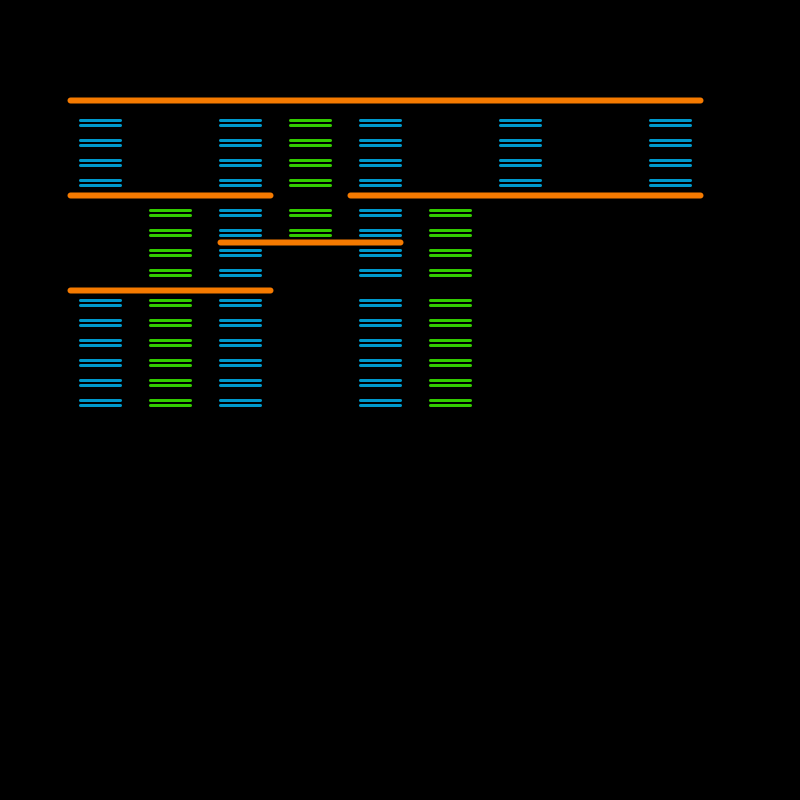
Frame 1 (no input)
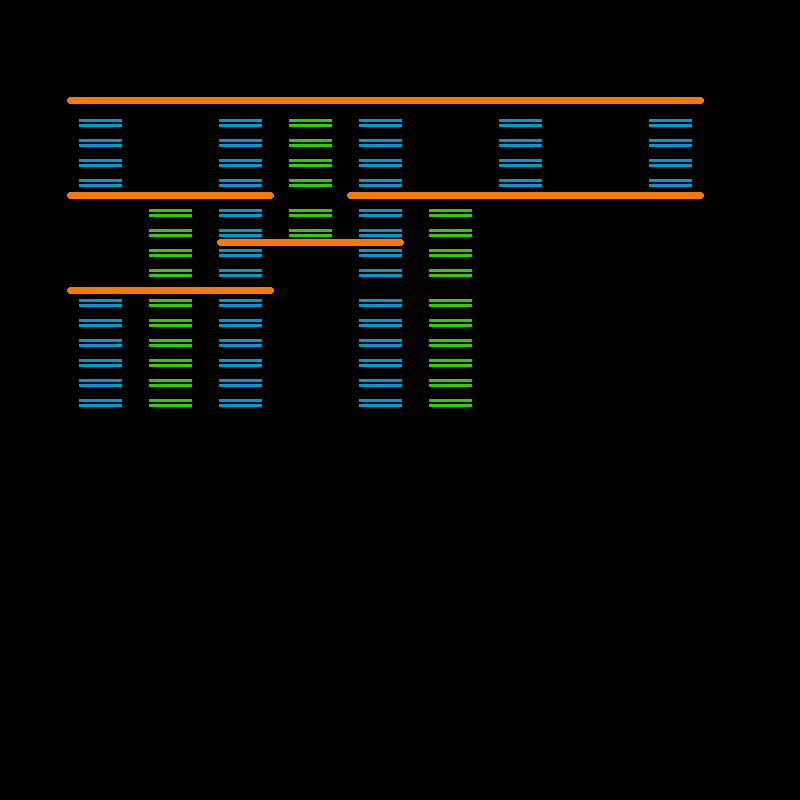
Frame 60 (the mouse pressed at the canvas centre just before this capture)
Frame 120 (the mouse held since frame 60 and released just before this capture): identical to frame 60, image omitted

The Processing sketch that drew these frames (run headless with seeded random() and noise(); from frame 60 on, the mouse is pressed at the canvas centre):

// Processing sketch: processing_5130
// ── processing_5130.pde







  

  
        void setup (){
        size (800,800); 
        background (0);

      }
      
      void draw () {
        stroke  (245,122,0);
        strokeWeight (6);
        line (70,100,700,100); 
        
     
      

        stroke (0,153,204);
        strokeWeight (3);
        line (80,120,120,120);
        
        stroke (0,153,204);
        strokeWeight (3);
        line (80,125,120,125);
        
        
        stroke (0,153,204);
        strokeWeight (3);
        line (80,140,120,140);
         
         stroke (0,153,204);
        strokeWeight (3);
        line (80,145,120,145);
        
        stroke (0,153,204);
        strokeWeight (3);
        line (80,160,120,160);
        
        stroke (0,153,204);
        strokeWeight (3);
        line (80,165,120,165);
        
        stroke (0,153,204);
        strokeWeight (3);
        line (80,180,120,180);
        
        stroke (0,153,204);
        strokeWeight (3);
        line (80,185,120,185);
        
        stroke (0,153,204);
        strokeWeight (3);
        line (260,120,220,120);

        stroke (0,153,204);
        strokeWeight (3);
        line (260,125,220,125);
        
         stroke (0,153,204);
        strokeWeight (3);
        line (260,140,220,140);
        
         stroke (0,153,204);
        strokeWeight (3);
        line (260,145,220,145);
        
         stroke (0,153,204);
        strokeWeight (3);
        line (260,160,220,160);
        
         stroke (0,153,204);
        strokeWeight (3);
        line (260,165,220,165);
        
         stroke (0,153,204);
        strokeWeight (3);
        line (260,180,220,180);
        
         stroke (0,153,204);
        strokeWeight (3);
        line (260,185,220,185);
        
        stroke (51,204,0);
        strokeWeight (3);
        line (330,120,290,120);
        
        stroke (51,204,0);
        strokeWeight (3);
        line (330,125,290,125);
        
        stroke (51,204,0);
        strokeWeight (3);
        line (330,140,290,140);

        stroke (51,204,0);
        strokeWeight (3);
        line (330,145,290,145);
       
       stroke (51,204,0);
        strokeWeight (3);
        line (330,160,290,160);
        
        stroke (51,204,0);
        strokeWeight (3);
        line (330,165,290,165);
        
        stroke (51,204,0);
        strokeWeight (3);
        line (330,180,290,180);
        
        stroke (51,204,0);
        strokeWeight (3);
        line (330,185,290,185);
        
        stroke (0,153,204);
        strokeWeight (3);
        line (400,120,360,120);
        
        stroke (0,153,204);
        strokeWeight (3);
        line (400,125,360,125);
        
        stroke (0,153,204);
        strokeWeight (3);
        line (400,140,360,140);
        
        stroke (0,153,204);
        strokeWeight (3);
        line (400,145,360,145);
        
        stroke (0,153,204);
        strokeWeight (3);
        line (400,160,360,160);
        
        stroke (0,153,204);
        strokeWeight (3);
        line (400,165,360,165);
        
        stroke (0,153,204);
        strokeWeight (3);
        line (400,180,360,180);
        
        stroke (0,153,204);
        strokeWeight (3);
        line (400,185,360,185);
        
        stroke (0,153,204);
        strokeWeight (3);
        line (540,120,500,120);
        
        stroke (0,153,204);
        strokeWeight (3);
        line (540,125,500,125);
        
        stroke (0,153,204);
        strokeWeight (3);
        line (540,140,500,140);
        
        stroke (0,153,204);
        strokeWeight (3);
        line (540,145,500,145);
        
        stroke (0,153,204);
        strokeWeight (3);
        line (540,160,500,160);
        
        stroke (0,153,204);
        strokeWeight (3);
        line (540,165,500,165);
        
        stroke (0,153,204);
        strokeWeight (3);
        line (540,180,500,180);
        
        stroke (0,153,204);
        strokeWeight (3);
        line (540,185,500,185);
        
        stroke (0,153,204);
        strokeWeight (3);
        line (690,120,650,120);
        
        stroke (0,153,204);
        strokeWeight (3);
        line (690,125,650,125);
        
        stroke (0,153,204);
        strokeWeight (3);
        line (690,140,650,140);
        
        stroke (0,153,204);
        strokeWeight (3);
        line (690,145,650,145);
        
        stroke (0,153,204);
        strokeWeight (3);
        line (690,160,650,160);
        
        stroke (0,153,204);
        strokeWeight (3);
        line (690,165,650,165);
        
        stroke (0,153,204);
        strokeWeight (3);
        line (690,180,650,180);
        
        stroke (0,153,204);
        strokeWeight (3);
        line (690,185,650,185);
        
         stroke (245,122,0);
        strokeWeight (6);
        line (70,195,270,195);
        
         stroke (245,122,0);
        strokeWeight (6);
        line (350,195,700,195);
        
         stroke (51,204,0);
        strokeWeight (3);
        line (190,210,150,210);
        
         stroke (51,204,0);
        strokeWeight (3);
        line (190,215,150,215);
        
         stroke (51,204,0);
        strokeWeight (3);
        line (190,230,150,230);
        
         stroke (51,204,0);
        strokeWeight (3);
        line (190,235,150,235);
        
         stroke (51,204,0);
        strokeWeight (3);
        line (190,250,150,250);
        
         stroke (51,204,0);
        strokeWeight (3);
        line (190,255,150,255);
        
         stroke (51,204,0);
        strokeWeight (3);
        line (190,270,150,270);
        
         stroke (51,204,0);
        strokeWeight (3);
        line (190,275,150,275);
        
        stroke (245,122,0);
        strokeWeight (6);
        line (70,290,270,290);
        
         stroke (0,153,204);
        strokeWeight (3);
        line (80,300,120,300);
        
         stroke (0,153,204);
        strokeWeight (3);
        line (80,305,120,305);
        
         stroke (0,153,204);
        strokeWeight (3);
        line (80,320,120,320);
        
         stroke (0,153,204);
        strokeWeight (3);
        line (80,325,120,325);
        
         stroke (0,153,204);
        strokeWeight (3);
        line (80,340,120,340);
        
         stroke (0,153,204);
        strokeWeight (3);
        line (80,345,120,345);
        
         stroke (0,153,204);
        strokeWeight (3);
        line (80,360,120,360);
        
         stroke (0,153,204);
        strokeWeight (3);
        line (80,365,120,365);
        
         stroke (0,153,204);
        strokeWeight (3);
        line (80,380,120,380);
        
         stroke (0,153,204);
        strokeWeight (3);
        line (80,385,120,385);
        
         stroke (0,153,204);
        strokeWeight (3);
        line (80,400,120,400);
        
         stroke (0,153,204);
        strokeWeight (3);
        line (80,405,120,405);
        
        stroke (51,204,0);
        strokeWeight (3);
        line (190,300,150,300);
        
        stroke (51,204,0);
        strokeWeight (3);
        line (190,305,150,305);
        
         stroke (51,204,0);
        strokeWeight (3);
        line (190,320,150,320);
        
         stroke (51,204,0);
        strokeWeight (3);
        line (190,325,150,325);
        
         stroke (51,204,0);
        strokeWeight (3);
        line (190,340,150,340);
        
         stroke (51,204,0);
        strokeWeight (3);
        line (190,345,150,345);
        
         stroke (51,204,0);
        strokeWeight (3);
        line (190,360,150,360);
        
         stroke (51,204,0);
        strokeWeight (3);
        line (190,365,150,365);
        
         stroke (51,204,0);
        strokeWeight (3);
        line (190,380,150,380);
        
         stroke (51,204,0);
        strokeWeight (3);
        line (190,385,150,385);
        
         stroke (51,204,0);
        strokeWeight (3);
        line (190,400,150,400);
        
         stroke (51,204,0);
        strokeWeight (3);
        line (190,405,150,405);
        
         stroke (0,153,204);
        strokeWeight (3);
        line (260,210,220,210);
        
        stroke (0,153,204);
        strokeWeight (3);
        line (260,215,220,215);
        
        stroke (0,153,204);
        strokeWeight (3);
        line (260,230,220,230);stroke (0,153,204);
        strokeWeight (3);
        line (260,235,220,235);
        
        
        
        stroke  (245,122,0);
        strokeWeight (6);
        line (220,242,400,242); 
        
        stroke (0,153,204);
        strokeWeight (3);
        line (260,250,220,250);
        
        stroke (0,153,204);
        strokeWeight (3);
        line (260,255,220,255);
        
        stroke (0,153,204);
        strokeWeight (3);
        line (260,270,220,270);
        
        stroke (0,153,204);
        strokeWeight (3);
        line (260,275,220,275);
        
        stroke (0,153,204);
        strokeWeight (3);
        line (260,300,220,300);
        
        stroke (0,153,204);
        strokeWeight (3);
        line (260,305,220,305);
        
        stroke (0,153,204);
        strokeWeight (3);
        line (260,320,220,320);
        
        stroke (0,153,204);
        strokeWeight (3);
        line (260,325,220,325);
        
        stroke (0,153,204);
        strokeWeight (3);
        line (260,340,220,340);
        
        stroke (0,153,204);
        strokeWeight (3);
        line (260,345,220,345);
        
        stroke (0,153,204);
        strokeWeight (3);
        line (260,360,220,360);
        
        stroke (0,153,204);
        strokeWeight (3);
        line (260,365,220,365);
        
        stroke (0,153,204);
        strokeWeight (3);
        line (260,380,220,380);
        
        stroke (0,153,204);
        strokeWeight (3);
        line (260,385,220,385);
        
        stroke (0,153,204);
        strokeWeight (3);
        line (260,400,220,400);
        
        stroke (0,153,204);
        strokeWeight (3);
        line (260,405,220,405);
        
         stroke (51,204,0);
        strokeWeight (3);
        line (330,210,290,210);
        
                stroke (51,204,0);
        strokeWeight (3);
        line (330,215,290,215);
        
                stroke (51,204,0);
        strokeWeight (3);
        line (330,230,290,230);
        
                stroke (51,204,0);
        strokeWeight (3);
        line (330,235,290,235);
        
         stroke (0,153,204);
        strokeWeight (3);
        line (400,210,360,210);
        
         stroke (0,153,204);
        strokeWeight (3);
        line (400,215,360,215);
        
         stroke (0,153,204);
        strokeWeight (3);
        line (400,230,360,230);
        
         stroke (0,153,204);
        strokeWeight (3);
        line (400,235,360,235);
        
         stroke (0,153,204);
        strokeWeight (3);
        line (400,250,360,250);
        
         stroke (0,153,204);
        strokeWeight (3);
        line (400,255,360,255);
        
         stroke (0,153,204);
        strokeWeight (3);
        line (400,270,360,270);
        
         stroke (0,153,204);
        strokeWeight (3);
        line (400,275,360,275);
        
         stroke (0,153,204);
        strokeWeight (3);
        line (400,300,360,300);
        
         stroke (0,153,204);
        strokeWeight (3);
        line (400,305,360,305);
        
         stroke (0,153,204);
        strokeWeight (3);
        line (400,320,360,320);
        
         stroke (0,153,204);
        strokeWeight (3);
        line (400,325,360,325);
        
         stroke (0,153,204);
        strokeWeight (3);
        line (400,340,360,340);
        
         stroke (0,153,204);
        strokeWeight (3);
        line (400,345,360,345);
        
         stroke (0,153,204);
        strokeWeight (3);
        line (400,360,360,360);
        
         stroke (0,153,204);
        strokeWeight (3);
        line (400,365,360,365);
        
         stroke (0,153,204);
        strokeWeight (3);
        line (400,380,360,380);
        
         stroke (0,153,204);
        strokeWeight (3);
        line (400,385,360,385);
        
         stroke (0,153,204);
        strokeWeight (3);
        line (400,400,360,400);
        
         stroke (0,153,204);
        strokeWeight (3);
        line (400,405,360,405);
        
         stroke (51,204,0);
        strokeWeight (3);
        line (430,210,470,210);
        
        stroke (51,204,0);
        strokeWeight (3);
        line (430,215,470,215);
        
        stroke (51,204,0);
        strokeWeight (3);
        line (430,230,470,230);
        
        stroke (51,204,0);
        strokeWeight (3);
        line (430,235,470,235);
        
        stroke (51,204,0);
        strokeWeight (3);
        line (430,250,470,250);
        
        stroke (51,204,0);
        strokeWeight (3);
        line (430,255,470,255);
        
        stroke (51,204,0);
        strokeWeight (3);
        line (430,270,470,270);
        
        stroke (51,204,0);
        strokeWeight (3);
        line (430,275,470,275);
        
        stroke (51,204,0);
        strokeWeight (3);
        line (430,300,470,300);
        
        stroke (51,204,0);
        strokeWeight (3);
        line (430,305,470,305);
        
        stroke (51,204,0);
        strokeWeight (3);
        line (430,320,470,320);
        
        stroke (51,204,0);
        strokeWeight (3);
        line (430,325,470,325);
        
        stroke (51,204,0);
        strokeWeight (3);
        line (430,340,470,340);
        
        stroke (51,204,0);
        strokeWeight (3);
        line (430,345,470,345);
        
        stroke (51,204,0);
        strokeWeight (3);
        line (430,360,470,360);
        
        stroke (51,204,0);
        strokeWeight (3);
        line (430,365,470,365);
        
        stroke (51,204,0);
        strokeWeight (3);
        line (430,380,470,380);
        
        stroke (51,204,0);
        strokeWeight (3);
        line (430,385,470,385);
        
        stroke (51,204,0);
        strokeWeight (3);
        line (430,400,470,400);
        
        stroke (51,204,0);
        strokeWeight (3);
        line (430,405,470,405);

          }
